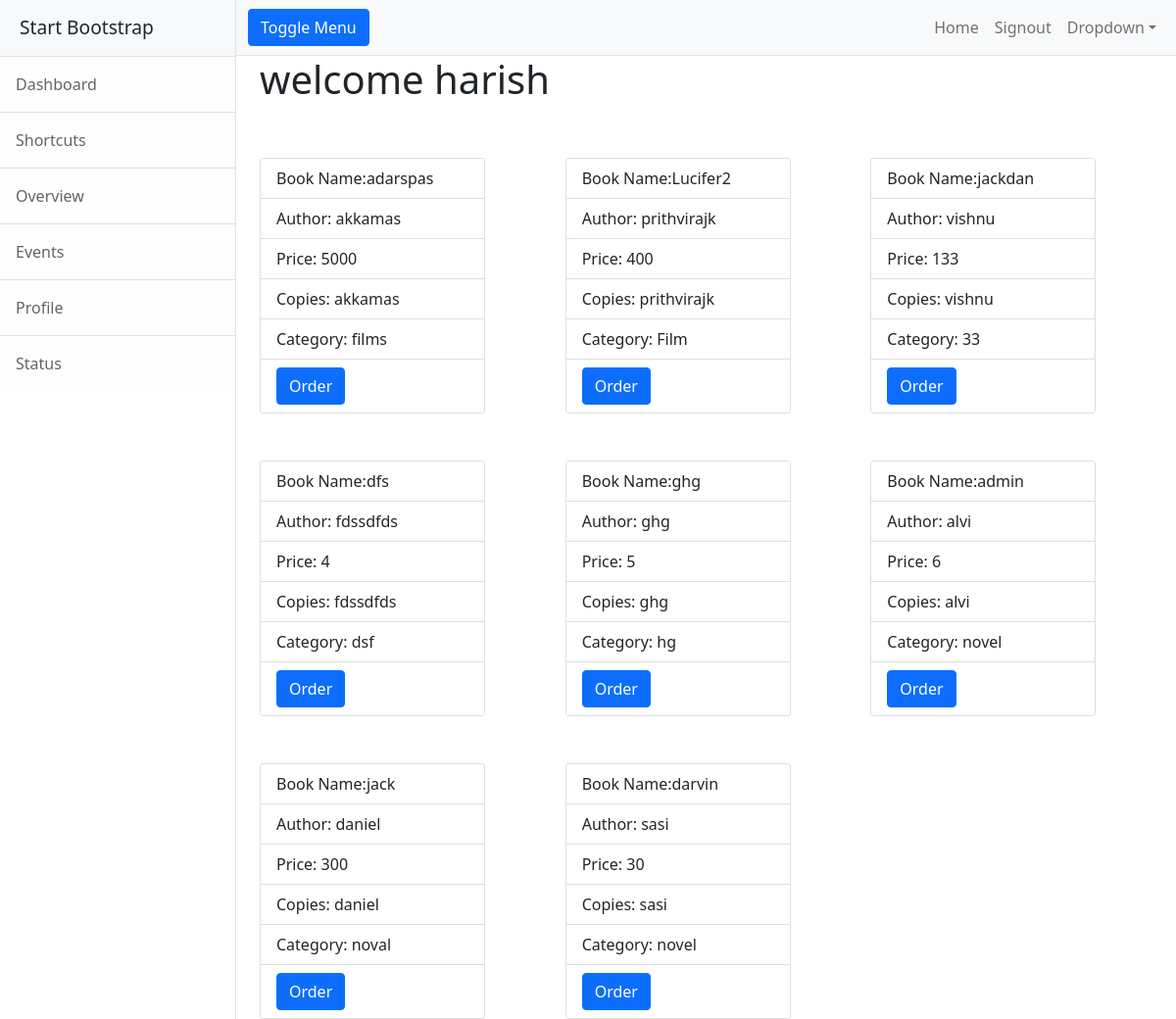
The page /customer/ (signed in) on the database its author committed.
### owner/models.py (models this page shows, shortened)
class Book(models.Model):
    book_name=models.CharField(max_length=100,unique=True)
    author=models.CharField(max_length=100)
    price=models.PositiveIntegerField()
    copies=models.IntegerField()
    category=models.CharField(max_length=100,null=True)

### customer/views.py (the view)
# urls.py: path("",views.user_home,name="userhome")
def user_home(request):
    book=Book.objects.all()
    context={"books":book}
    return render(request,"customer/userhome.html",context)

### customer/templates/customer/userhome.html (shortened to what this page needs)
<!DOCTYPE html>
{%extends 'customer/base.html'%}
{%block body_block%}
<div class="container">
    <div class="row">
        <h1>welcome {{request.user}}</h1>
        {%for book in books%}
        <div class="col-4 mt-5">
            <div class="card" style="width: 80%;">
                <ul class="list-group list-group-flush">
                    <li class="list-group-item">Book Name:{{book.book_name}}</li>
                    <li class="list-group-item">Author: {{book.author}}</li>
                    <li class="list-group-item">Price: {{book.price}}</li>
                    <li class="list-group-item">Copies: {{book.author}}</li>
                    <li class="list-group-item">Category: {{book.category}}</li>
                     <li class="list-group-item">
                         <a href="" class="btn btn-primary">Order</a>
                     </li>
                </ul>
            </div>
        </div>
        {%endfor%}
        <div class="col-4"></div>
    </div>
</div>
{%endblock%}

### rows shown on the page
Book: book_name "adarspas", author "akkamas", price "5000", category "films"
Book: book_name "Lucifer2", author "prithvirajk", price "400", category "Film"
Book: book_name "jackdan", author "vishnu", price "133", category "33"
Book: book_name "dfs", author "fdssdfds", price "4", category "dsf"
Book: book_name "ghg", author "ghg", price "5", category "hg"
Book: book_name "admin", author "alvi", price "6", category "novel"
Book: book_name "jack", author "daniel", price "300", category "noval"
Book: book_name "darvin", author "sasi", price "30", category "novel"

### other values the page prints
{{ request.user }} "harish"
